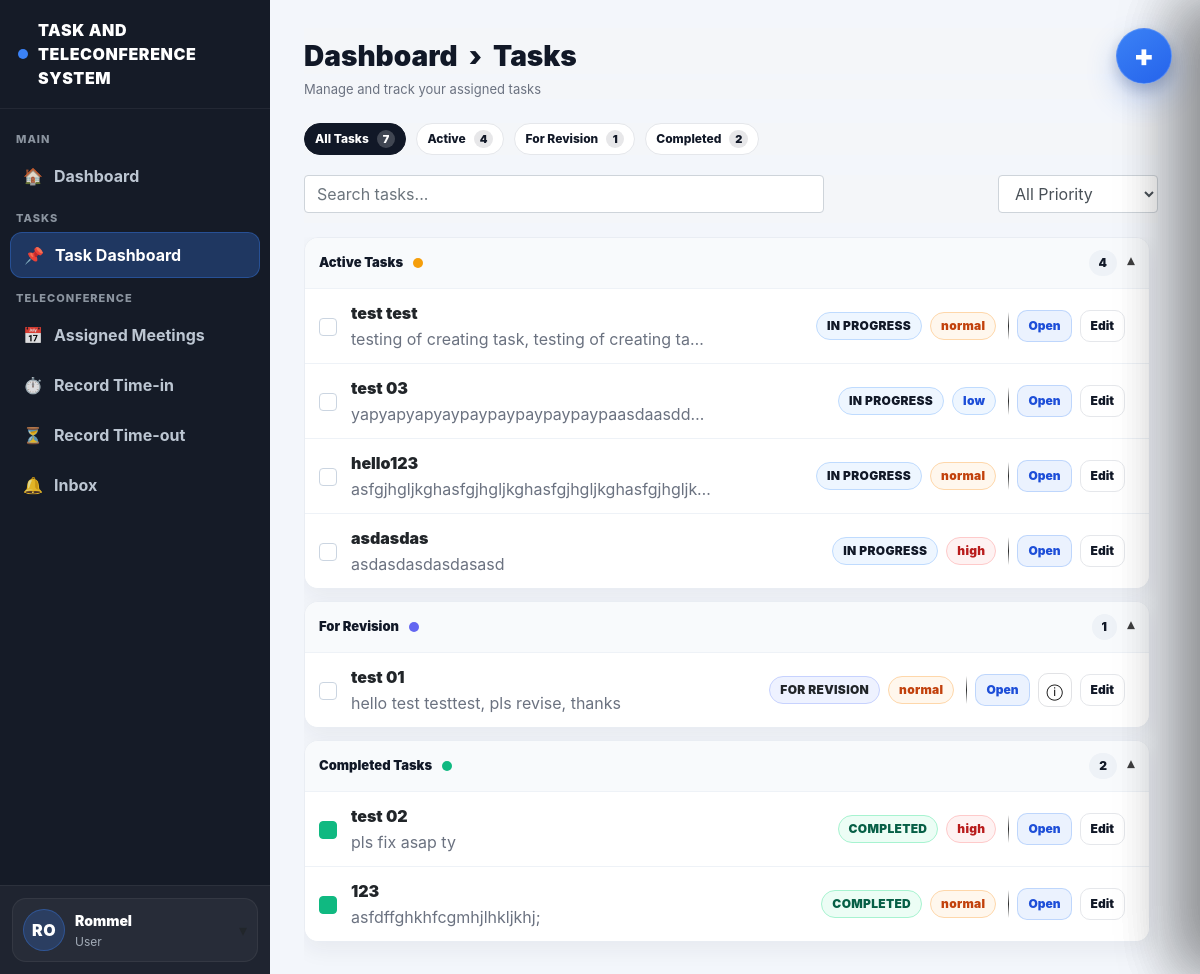
The app's page /task-dashboard (signed in), older data.
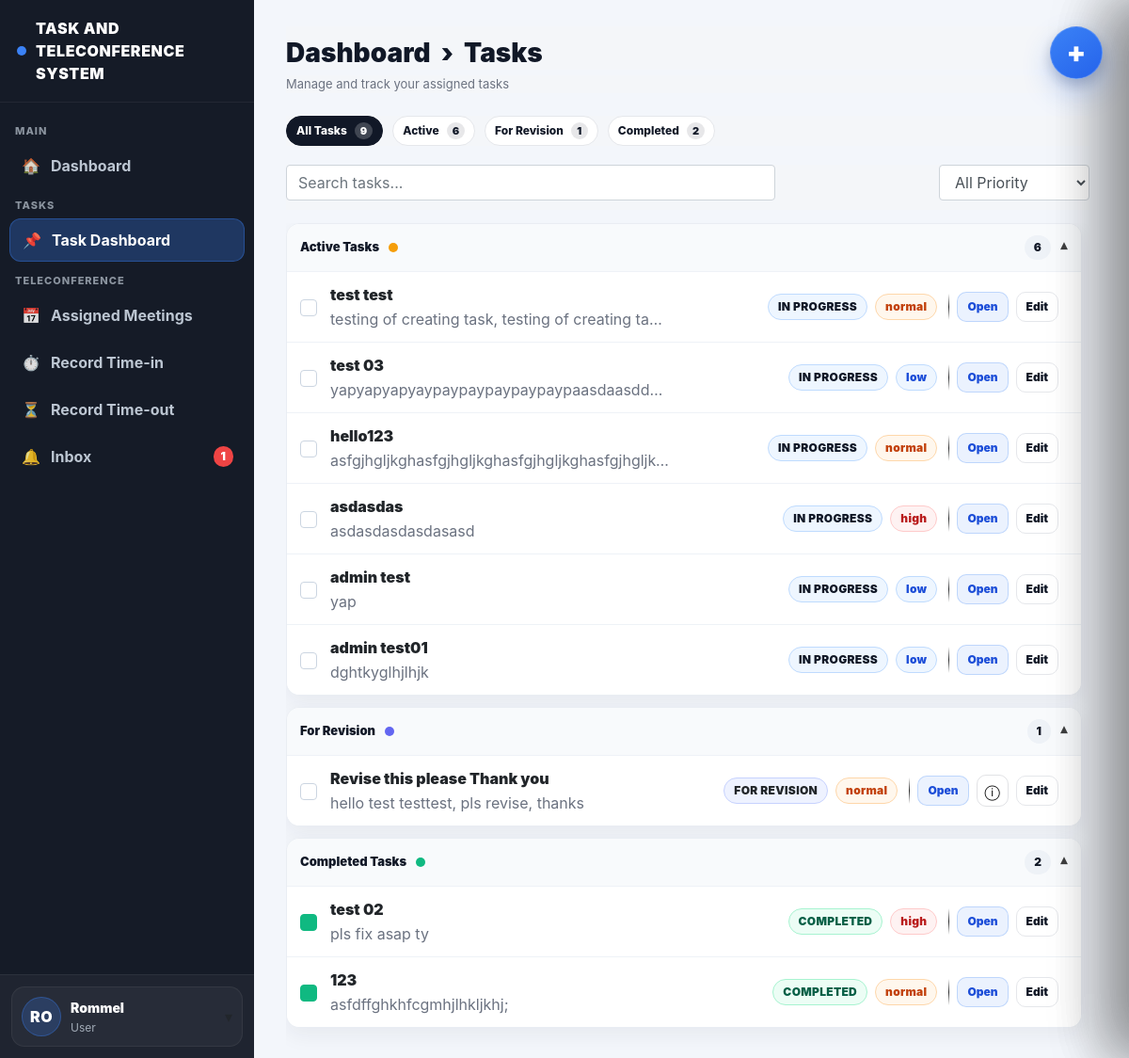
The same page, newer data.
### website/models.py (models this page shows)
class Task(db.Model):
    id = db.Column(db.Integer, primary_key=True)
    title = db.Column(db.String(200), nullable=False)
    description = db.Column(db.Text)
    assigned_to = db.Column(db.Integer, db.ForeignKey('user.id'))
    assigned_user = db.relationship('User', foreign_keys=[assigned_to])
    status = db.Column(db.String(50), default="assigned")
    priority = db.Column(db.String(20), default="normal")
    deadline = db.Column(db.DateTime)
    file_path = db.Column(db.String(300))
    last_edited_by = db.Column(db.Integer, nullable=True)
    last_edited_at = db.Column(db.DateTime, server_default=func.now(), onupdate=func.now())
    created_at = db.Column(db.DateTime(timezone=True), server_default=func.now())

### website/views.py (the view)
@views.route('/task-dashboard')
@login_required
def task_dashboard():
    if current_user.is_admin:
        tasks = Task.query.order_by(Task.created_at.desc()).all()
    else:
        tasks = Task.query.all()
    unread_count = Notification.query.filter_by(user_id=current_user.id, is_read=False).count()
    return render_template(
        "task_dashboard.html",
        user=current_user,
        tasks=tasks,
        unread_count=unread_count
    )

### website/templates/task_dashboard.html (shortened to what the changed rows need)
{% extends "base.html" %}
{% block content %}
<div class="main-inner">
  <h1 class="td-title">Dashboard &nbsp;›&nbsp; Tasks</h1>
  {% set all_count = tasks|length if tasks else 0 %}
  {% set revision_tasks = tasks|selectattr("status","equalto","for_revision")|list if tasks else [] %}
  {% set revision_count = revision_tasks|length %}
  {% set completed_tasks = tasks|selectattr("status","equalto","completed")|list if tasks else [] %}
  {% set completed_count = completed_tasks|length %}
  {% set active_tasks = tasks|rejectattr("status","equalto","completed")
                            |rejectattr("status","equalto","for_revision")
                            |list if tasks else [] %}
  {% set active_count = active_tasks|length %}
  <div class="td-pills">
    <button class="pill-tab active" type="button" data-filter="all">
      All Tasks <span class="pill-count">{{ all_count }}</span>
    </button>
    <button class="pill-tab" type="button" data-filter="active">
      Active <span class="pill-count">{{ active_count }}</span>
    </button>
  </div>
  <div class="scroll">
    <div class="sec open" data-section="active">
      <button class="sec-h" type="button">
        <div style="display:flex; align-items:center; gap:10px;">
          <span class="sec-count">{{ active_count }}</span>
          <span class="sec-caret">▾</span>
        </div>
      </button>
      <div class="sec-body">
        {% if active_tasks and active_tasks|length > 0 %}
          {% for task in active_tasks %}
            <div class="task-row task-item"
                 id="task-{{ task.id }}"
                 data-task-id="{{ task.id }}"
                 data-status="{{ task.status }}"
                 data-title="{{ (task.title ~ ' ' ~ (task.description or ''))|lower }}"
                 data-priority="{{ (task.priority or 'normal')|lower if task.priority is defined else 'normal' }}">
              <div class="task-left">
                <div class="task-check"></div>
                <div class="task-info">
                  <a class="task-title-link"
                     href="{{ url_for('views.task_dashboard') }}?focus={{ task.id }}#task-{{ task.id }}"
                     data-focus-task="{{ task.id }}">
                    {{ task.title }}
                  </a>
                  <div class="task-meta">
                    {{ task.description }}
                  </div>
                </div>
                <div class="task-tags">
                  <span class="status st-active">{{ task.status|replace("_"," ")|upper }}</span>
                  {% set pr = (task.priority or 'normal')|lower %}
                  <span class="prio prio-{{ pr }}">{{ pr|upper }}</span>
                </div>
              </div>
              <div class="task-right">
                <div class="task-actions">
                  <button type="button" class="btn-mini" data-open-task="{{ task.id }}">Open</button>
                  <button type="button" class="btn-mini ghost" data-edit-task="{{ task.id }}">Edit</button>
                </div>
              </div>
            </div>
          {% endfor %}
        {% else %}
          <div style="padding:12px 14px; color:#6b7280;">No active tasks.</div>
        {% endif %}
      </div>
    </div>
    <div class="sec open" data-section="revision">
      <div class="sec-body">
        {% if revision_tasks and revision_tasks|length > 0 %}
          {% for task in revision_tasks %}
            <div class="task-row task-item"
                 id="task-{{ task.id }}"
                 data-task-id="{{ task.id }}"
                 data-status="{{ task.status }}"
                 data-title="{{ (task.title ~ ' ' ~ (task.description or ''))|lower }}"
                 data-priority="{{ (task.priority or 'normal')|lower }}">
              <div class="task-left">
                <div class="task-check"></div>
                <div class="task-info">
                  <a class="task-title-link"
                     href="{{ url_for('views.task_dashboard') }}?focus={{ task.id }}#task-{{ task.id }}"
                     data-focus-task="{{ task.id }}">
                    {{ task.title }}
                  </a>
                  <div class="task-meta">{{ task.description }}</div>
                </div>
                <div class="task-tags">
                  <span class="status" style="background:#eef2ff;border-color:#c7d2fe;">
                    {{ task.status|replace("_"," ")|upper }}
                  </span>
                  {% set pr = (task.priority or 'normal')|lower %}
                  <span class="prio prio-{{ pr }}">{{ pr|upper }}</span>
                </div>
              </div>
              <div class="task-right">
                <div class="task-actions">
                  <button type="button" class="btn-mini" data-open-task="{{ task.id }}">Open</button>
                  <button type="button"
                          class="btn-icon ghost"
                          title="Details"
                          aria-label="Details"
                          data-focus-task="{{ task.id }}">
                    ⓘ
                  </button>
                  <button type="button" class="btn-mini ghost" data-edit-task="{{ task.id }}">Edit</button>
                </div>
              </div>
            </div>
          {% endfor %}
        {% else %}
          <div style="padding:12px 14px; color:#6b7280;">No tasks for revision.</div>
        {% endif %}
      </div>
    </div>
    <div class="sec open" data-section="completed">
      <div class="sec-body">
        {% if completed_tasks and completed_tasks|length > 0 %}
          {% for task in completed_tasks %}
            <div class="task-row task-item"
                 id="task-{{ task.id }}"
                 data-task-id="{{ task.id }}"
                 data-status="{{ task.status }}"
                 data-title="{{ (task.title ~ ' ' ~ (task.description or ''))|lower }}"
                 data-priority="{{ (task.priority or 'normal')|lower }}">
              <div class="task-left">
                <div class="task-check" style="background:#10b981; border-color:#10b981;"></div>
                <div class="task-info">
                  <a class="task-title-link"
                     href="{{ url_for('views.task_dashboard') }}?focus={{ task.id }}#task-{{ task.id }}"
                     data-focus-task="{{ task.id }}">
                    {{ task.title }}
                  </a>
                  <div class="task-meta">{{ task.description }}</div>
                </div>
                <div class="task-tags">
                  <span class="status st-done">{{ task.status|replace("_"," ")|upper }}</span>
                  {% set pr = (task.priority or 'normal')|lower %}
                  <span class="prio prio-{{ pr }}">{{ pr|upper }}</span>
                </div>
              </div>
              <div class="task-right">
                <div class="task-actions">
                  <button type="button" class="btn-mini" data-open-task="{{ task.id }}">Open</button>
                  <button type="button" class="btn-mini ghost" data-edit-task="{{ task.id }}">Edit</button>
                </div>
              </div>
            </div>
          {% endfor %}
        {% else %}
          <div style="padding:12px 14px; color:#6b7280;">No completed tasks yet.</div>
        {% endif %}
      </div>
    </div>
    <br><br>
  </div>
</div>
{% endblock %}

### website/templates/base.html (shortened to what this page needs)
<!DOCTYPE html>
<html>
<head>
  <link
    rel="stylesheet"
    href="https://stackpath.bootstrapcdn.com/bootstrap/4.4.1/css/bootstrap.min.css"
  />
  <link
    rel="stylesheet"
    href="https://stackpath.bootstrapcdn.com/font-awesome/4.7.0/css/font-awesome.min.css"
  />
  <link rel="stylesheet" href="{{ url_for('static', filename='styles.css') }}">
</head>
<body>
<div class="app-shell">
  <aside class="sidebar-dark">
    <div class="sidebar-brand">
      <span class="dot"></span>
      TASK AND TELECONFERENCE SYSTEM
    </div>
    <div class="sidebar-nav">
      <div class="sidebar-section">MAIN</div>
      <a class="sidebar-link {% if request.endpoint == 'views.user_dashboard' %}active{% endif %}"
         href="{{ url_for('views.user_dashboard') }}">
        <span class="sidebar-icon">🏠</span> Dashboard
      </a>
      <div class="sidebar-section">TASKS</div>
      <a class="sidebar-link {% if request.endpoint == 'views.task_dashboard' %}active{% endif %}"
         href="{{ url_for('views.task_dashboard') }}">
        <span class="sidebar-icon">📌</span> Task Dashboard
      </a>
      <div class="sidebar-section">TELECONFERENCE</div>
      <a class="sidebar-link {% if request.endpoint == 'views.assigned_meetings' %}active{% endif %}"
         href="{{ url_for('views.assigned_meetings') }}">
        <span class="sidebar-icon">📅</span> Assigned Meetings
      </a>
      <a class="sidebar-link {% if request.endpoint == 'views.record_timein' %}active{% endif %}"
         href="{{ url_for('views.record_timein') }}">
        <span class="sidebar-icon">⏱</span> Record Time-in
      </a>
      <a class="sidebar-link {% if request.endpoint == 'views.record_timeout' %}active{% endif %}"
         href="{{ url_for('views.record_timeout') }}">
        <span class="sidebar-icon">⏳</span> Record Time-out
      </a>
      <a class="sidebar-link {% if request.endpoint == 'views.inbox' %}active{% endif %}"
         href="{{ url_for('views.inbox') }}">
        <span class="sidebar-icon">🔔</span> Inbox
        {% if unread_count and unread_count > 0 %}
          <span class="sidebar-badge">{{ unread_count }}</span>
        {% endif %}
      </a>
    </div>
    {% if current_user.is_authenticated %}
    <div class="sidebar-footer">
      {% set parts = (current_user.firstname or '').split() %}
      {% set first = parts[0] if parts|length > 0 else '' %}
      {% set last = parts[-1] if parts|length > 1 else '' %}
      {% set initials = (first[:1] ~ (last[:1] if last else (first[1:2] if first|length > 1 else ''))).upper() %}
      <div class="user-box" id="userBox">
        <button class="user-trigger" type="button" id="userToggle">
          <div class="user-row">
            <div class="user-avatar">{{ initials }}</div>
            <div>
              <div class="user-name">{{ current_user.firstname }}</div>
              <div class="user-sub">User</div>
            </div>
          </div>
          <div class="caret">▾</div>
        </button>
      </div>
    </div>
    {% endif %}
  </aside>
  <main class="main-area">
    <div class="content-wrap">
      {% block content %}{% endblock %}
    </div>
  </main>
</div>
</body>
</html>

Row changes from the older to the newer data that the page shows:
added Task: title "admin test", description "yap", status "IN PROGRESS", priority "low", shown under "Dashboard › Tasks"
added Task: title "admin test01", description "dghtkyglhjlhjk", status "IN PROGRESS", priority "low", shown under "Dashboard › Tasks"
changed Task "hello test testtest, pls revise, thanks": title "test 01" → "Revise this please Thank you"
Text that changed along with them:
{{ unread_count }}: (not shown) → "1"
{{ all_count }}: "7" → "9"
{{ active_count }}: "4" → "6"
